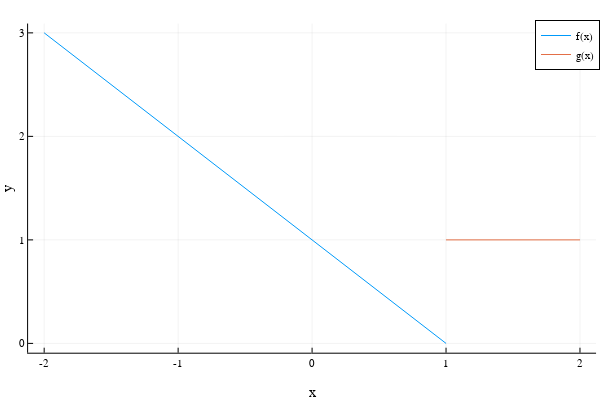

Here is the notebook cell this chart was saved with:
### Code cell
using Plots
plotlyjs()
 :circle
 

 f(x) = 1 - x
 g(x) = 1 
 
 plot(f,-2,1, xlabel="x", ylabel="y", label="f(x)")
 plot!(g,1,2, label="g(x)")

### Figure 1 — Plotly figure (JSON) as saved in the notebook; plotly's stock layout.template omitted (floating-point values rounded to 4 significant figures)
{"data": [{"colorbar": {"title": ""}, "legendgroup": "f(x)", "line": {"color": "rgba(0, 154, 250, 1.000)", "dash": "solid", "shape": "linear", "width": 1}, "mode": "lines", "name": "f(x)", "showlegend": true, "type": "scatter", "x": [-2, -1.971, -1.7, -1.537, -1.399, -1.25, -1.112, -0.9642, -0.793, -0.6408, -0.5074, -0.3619, -0.2156, -0.05379, 0.1002, 0.2602, 0.395, 0.5595, 0.7141, 0.9619, 1], "xaxis": "x", "y": [3, 2.971, 2.7, 2.537, 2.399, 2.25, 2.112, 1.964, 1.793, 1.641, 1.507, 1.362, 1.216, 1.054, 0.8998, 0.7398, 0.605, 0.4405, 0.2859, 0.03813, 0], "yaxis": "y", "zmax": null, "zmin": null}, {"colorbar": {"title": ""}, "legendgroup": "g(x)", "line": {"color": "rgba(227, 111, 71, 1.000)", "dash": "solid", "shape": "linear", "width": 1}, "mode": "lines", "name": "g(x)", "showlegend": true, "type": "scatter", "x": [1, 1.01, 1.1, 1.154, 1.2, 1.25, 1.296, 1.345, 1.402, 1.453, 1.498, 1.546, 1.595, 1.649, 1.7, 1.753, 1.798, 1.853, 1.905, 1.987, 2], "xaxis": "x", "y": [1, 1, 1, 1, 1, 1, 1, 1, 1, 1, 1, 1, 1, 1, 1, 1, 1, 1, 1, 1, 1], "yaxis": "y", "zmax": null, "zmin": null}], "layout": {"annotations": [], "height": 400, "legend": {"bgcolor": "rgba(255, 255, 255, 1.000)", "bordercolor": "rgba(0, 0, 0, 1.000)", "borderwidth": 1, "font": {"color": "rgba(0, 0, 0, 1.000)", "family": "sans-serif", "size": 11}, "title": {"font": {"color": "rgba(0, 0, 0, 1.000)", "family": "sans-serif", "size": 15}, "text": ""}, "tracegroupgap": 0, "traceorder": "normal", "x": 1, "xanchor": "auto", "y": 1, "yanchor": "auto"}, "margin": {"b": 20, "l": 0, "r": 0, "t": 20}, "paper_bgcolor": "rgba(255, 255, 255, 1.000)", "plot_bgcolor": "rgba(255, 255, 255, 1.000)", "showlegend": true, "width": 600, "xaxis": {"anchor": "y", "domain": [0.04684, 0.9934], "gridcolor": "rgba(0, 0, 0, 0.100)", "gridwidth": 0.5, "linecolor": "rgba(0, 0, 0, 1.000)", "mirror": false, "range": [-2.12, 2.12], "showgrid": true, "showline": true, "showticklabels": true, "tickangle": 0, "tickcolor": "rgb(0, 0, 0)", "tickfont": {"color": "rgba(0, 0, 0, 1.000)", "family": "sans-serif", "size": 11}, "tickmode": "array", "ticks": "inside", "ticktext": ["-2", "-1", "0", "1", "2"], "tickvals": [-2, -1, 0, 1, 2], "title": "x", "titlefont": {"color": "rgba(0, 0, 0, 1.000)", "family": "sans-serif", "size": 15}, "type": "-", "visible": true, "zeroline": false, "zerolinecolor": "rgba(0, 0, 0, 1.000)"}, "yaxis": {"anchor": "x", "domain": [0.07581, 0.9902], "gridcolor": "rgba(0, 0, 0, 0.100)", "gridwidth": 0.5, "linecolor": "rgba(0, 0, 0, 1.000)", "mirror": false, "range": [-0.09, 3.09], "showgrid": true, "showline": true, "showticklabels": true, "tickangle": 0, "tickcolor": "rgb(0, 0, 0)", "tickfont": {"color": "rgba(0, 0, 0, 1.000)", "family": "sans-serif", "size": 11}, "tickmode": "array", "ticks": "inside", "ticktext": ["0", "1", "2", "3"], "tickvals": [0, 1, 2, 3], "title": "y", "titlefont": {"color": "rgba(0, 0, 0, 1.000)", "family": "sans-serif", "size": 15}, "type": "-", "visible": true, "zeroline": false, "zerolinecolor": "rgba(0, 0, 0, 1.000)"}}}
